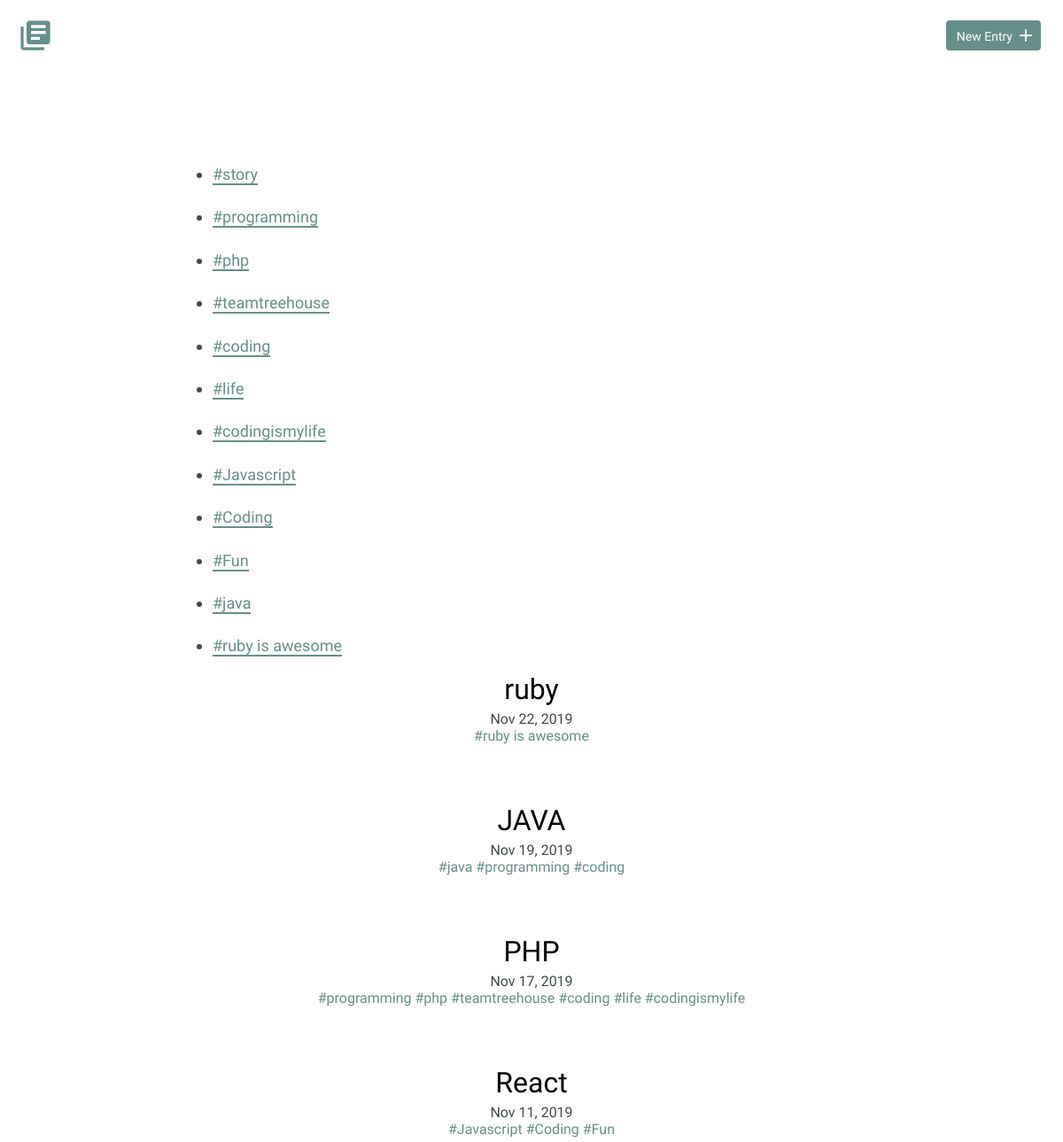
Before: / (upper part) with the older database file.
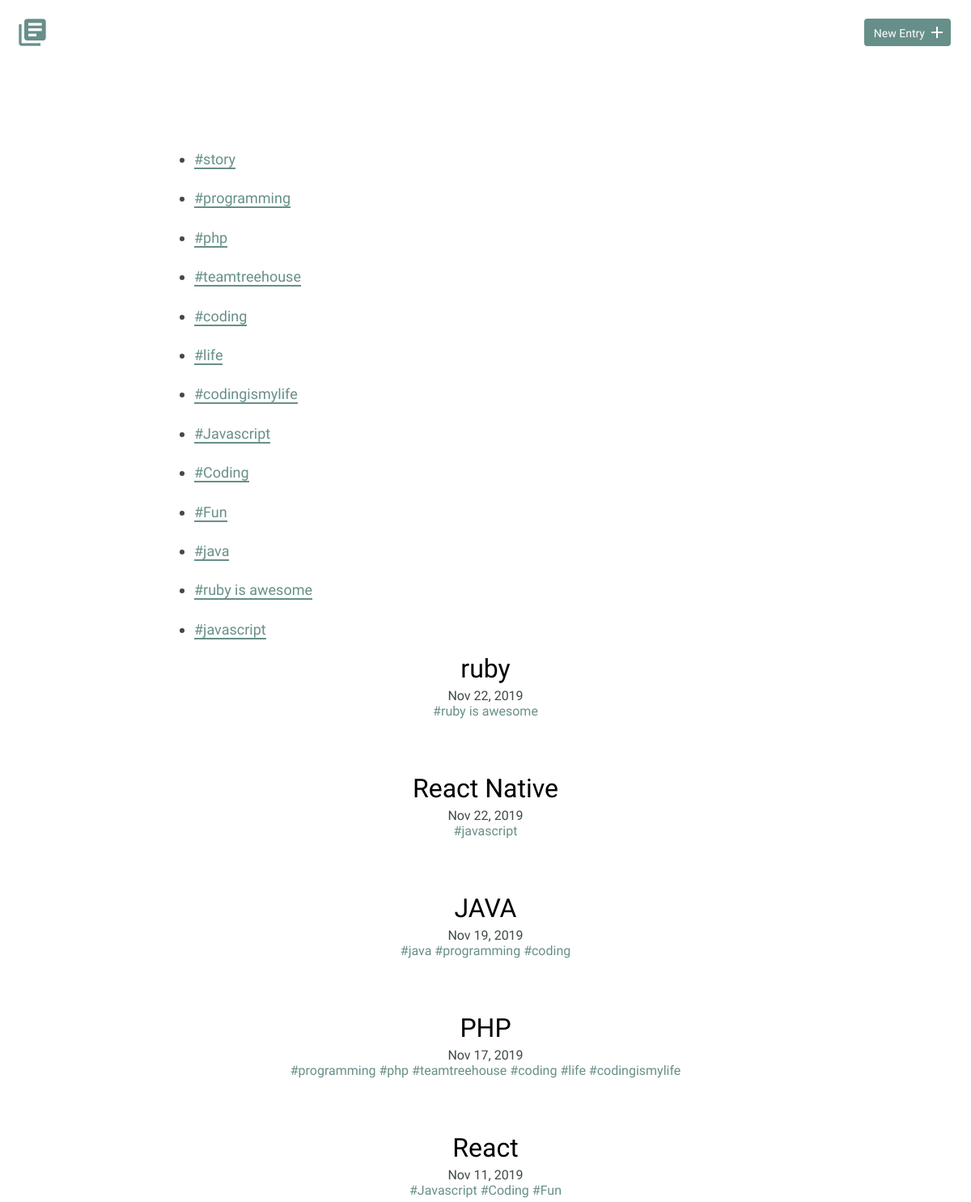
After: the same page with the newer database file.
### tables this page shows
CREATE TABLE "entries" (
	`id`	INTEGER,
	`title`	TEXT,
	`date`	TEXT,
	`time_spent`	INTEGER,
	`learned`	BLOB,
	`resources`	BLOB,
	PRIMARY KEY(`id`)
);

### inc/db_fetch.php (called while the page is built, shortened)
<?php
    function db_fetch(){
        try{
            include('db_connection.php');
            $sql = "
                SELECT id, title, date FROM entries
            ";
            $pdo = $db->prepare($sql);
            $pdo->execute();
            $results = $pdo->fetchAll(PDO::FETCH_ASSOC);
            return $results;
        }catch(Exception $e){
            echo $e->getMessage();
        }
    };
    function db_fetch_tags_under_same_entry($id){
        try{
            include('db_connection.php');
            $sql = "
                SELECT tags.tag_name FROM entries
                LEFT jOIN entries_tags ON entries.id = entry_id
                LEFT JOIN tags on tags.id = tag_id
                WHERE entry_id = ?;
            ";
            $pdo = $db->prepare($sql);
            $pdo->bindValue(1, $id, PDO::PARAM_INT);
            $pdo->execute();
            $results = $pdo->fetchAll(PDO::FETCH_ASSOC);
            return $results;
        }catch(Exception $e){
            echo $e->getMessage();
        }
    }
    function db_fetch_tags(){
        try{
            include('db_connection.php');
            $sql = "SELECT DISTINCT `tag_name` FROM `tags`";
            $pdo = $db->prepare($sql);
            $pdo->execute();
            $results = $pdo->fetchAll(PDO::FETCH_ASSOC);
            return $results;
        }catch(Exception $e){
            echo $e->getMessage();
        }
    }
?>

### index.php (the view, shortened to what this page needs)
<!DOCTYPE html>
<html>
    <head>
        <link rel="stylesheet" href="css/normalize.css">
        <link rel="stylesheet" href="css/site.css">
    </head>
    <body>
        <?php
            include("header.php");
        ?>
        <section>
            <div class="container">
                <div class="entry-list">
                    <?php
                        include('inc/db_fetch.php');
                        $result = db_fetch();
                        $tags = db_fetch_tags();
                        uasort($result, "date_sort");
                        foreach($tags as $tag){
                            if(!empty($tag['tag_name'])){
                                echo  "<ul>"
                                            ."<li><a href='filtered.php?filter=$tag[tag_name]'>#$tag[tag_name]</a></li>"
                                        ."</ul>";
                            }
                        }
                        foreach($result as $key => $result){
                            echo "<article>";
                            echo "<h2><a href='detail.php?id=$result[id]'>$result[title]</a></h2>";
                            echo "<time datetime=$result[date]>" . date_format(new DateTime($result['date']), 'M d, Y') . "</time><br>";
                            $entry_tags = db_fetch_tags_under_same_entry($result['id']);
                            foreach($entry_tags as $key_tag => $tag){
                                if(!empty($tag['tag_name'])){
                                    echo "
                                        <span><a style='text-decoration:none;color:#678f89;' href='filtered.php?filter=$tag[tag_name]'>#$tag[tag_name]</span>
                                    ";
                                }else{
                                    echo "";
                                }
                            }
                            echo "</article>";
                        }
                    ?>
                </div>
            </div>
        </section>
    </body>
</html>

### header.php
<header>
    <div class="container">
        <div class="site-header">
            <a class="logo" href="index.php"><i class="material-icons">library_books</i></a>
            <a class="button icon-right" href="new.php"><span>New Entry</span> <i class="material-icons">add</i></a>
        </div>
    </div>
</header>

### css/site.css (style rules this page uses)
body { font-size: 16px; color: #404a49; font-family: 'Cousine', serif; font-weight: 400; }
.container { margin: 0 auto; padding: 0 25px; }
header .site-header { margin: 0 auto; height: 95px; }
header .logo i { color: #678f89; margin: 20px 0 0 -5px; float: left; font-size: 40px; }
header .button { float: right; margin: 33px 0 0 0; }
.button { padding: 8px 10px 6px 10px; background: #678f89; border: 2px solid #678f89; border-radius: 4px; text-decoration: none; color: #FFF; position: relative; text-align: center; font-size: 14px; }
.button.icon-right { padding-right: 30px; top: -10px; }
.button.icon-right i { position: absolute; top: 3px; right: 3px; }
h1, h2, h3 { margin: 0; font-weight: 400; line-height: 1em; color: #000; }
h2 { font-size: 32px; }
h2 a { text-decoration: none; color: #000; }
ul li { line-height: 1.8em; font-size: 18px; }
ul li a { border-bottom: 2px solid #678f89; line-height: 1.8em; color: #678f89; text-decoration: none; }
.entry-list, .edit-entry, .new-entry { max-width: 800px; margin: 0 auto; padding: 70px 0 150px 0; }
.entry-list article { margin-bottom: 70px; text-align: center; }
.entry-list article h2 { margin-bottom: 8px; }

Changed rows visible on the page:
added entries: title "React Native", date "Nov 22, 2019", tag "javascript"
Other visible differences:
new list line: "# javascript"
